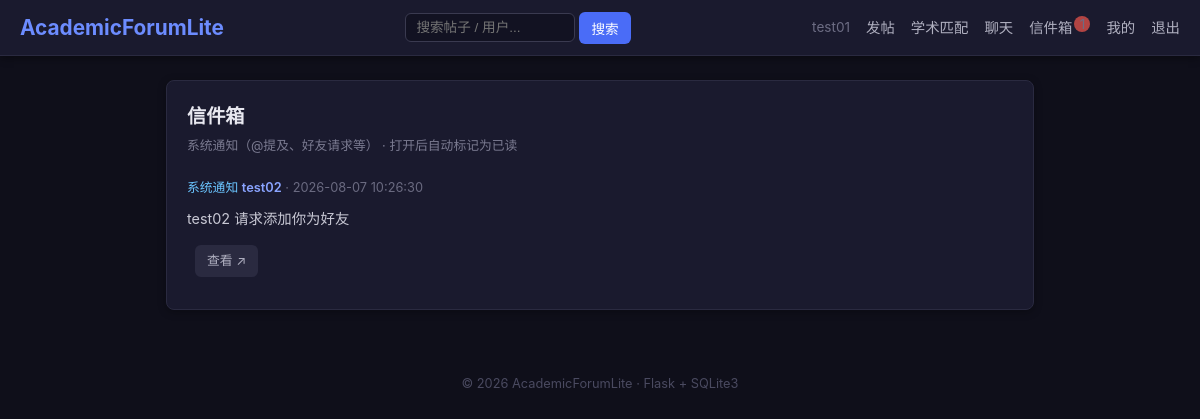
Screenshot of /messages (signed in) with the database file from the repository.
### tables this page shows
CREATE TABLE message (
            id          INTEGER PRIMARY KEY AUTOINCREMENT,
            msg_type    TEXT    NOT NULL DEFAULT 'private',  -- private=私信 / system=系统通知
            sender_id   INTEGER,
            receiver_id INTEGER NOT NULL,
            content     TEXT    NOT NULL,
            link        TEXT    NOT NULL DEFAULT '',
            is_read     INTEGER NOT NULL DEFAULT 0,
            create_time TEXT    NOT NULL,
            FOREIGN KEY (sender_id)   REFERENCES user(id),
            FOREIGN KEY (receiver_id) REFERENCES user(id)
        );

CREATE TABLE user (
            id          INTEGER PRIMARY KEY AUTOINCREMENT,
            username    TEXT    NOT NULL UNIQUE,
            password    TEXT    NOT NULL,
            create_time TEXT    NOT NULL
        , avatar TEXT NOT NULL DEFAULT '', bio TEXT NOT NULL DEFAULT '', learning_interest TEXT NOT NULL DEFAULT '');

### app.py (the view)
@app.route("/messages")
@login_required
def messages():
    db = get_db()
    systems = db.execute("""
        SELECT m.*, su.username AS sender_name
        FROM message m
        LEFT JOIN user su ON m.sender_id = su.id
        WHERE m.receiver_id = ? AND m.msg_type = 'system'
        ORDER BY m.create_time DESC LIMIT 200
    """, (session["user_id"],)).fetchall()
    db.execute(
        "UPDATE message SET is_read = 1 WHERE receiver_id = ? AND msg_type = 'system'",
        (session["user_id"],)
    )
    db.commit()
    return render_template("messages.html", systems=systems)

### app.py (called while the page is built)
def get_db() -> sqlite3.Connection:
    if "db" not in g:
        g.db = sqlite3.connect(DB_PATH)
        g.db.row_factory = sqlite3.Row
        g.db.execute("PRAGMA foreign_keys = ON")  # 开启外键级联
    return g.db

@app.context_processor
def inject_now():
    return {"now": datetime.now}

@app.context_processor
def inject_unread():
    if "user_id" not in session:
        return {"unread_count": 0}
    db = get_db()
    row = db.execute(
        "SELECT COUNT(*) AS c FROM message WHERE receiver_id = ? AND is_read = 0",
        (session["user_id"],)
    ).fetchone()
    return {"unread_count": row["c"] if row else 0}

def login_required(f):
    from functools import wraps
    @wraps(f)
    def decorated_function(*args, **kwargs):
        if "user_id" not in session:
            flash("请先登录", "warning")
            return redirect(url_for("index"))
        return f(*args, **kwargs)
    return decorated_function

### templates/messages.html (shortened to what this page needs)
{% extends "base.html" %}
{% block content %}
    <div class="card">
        <h2 style="margin-bottom:4px;">信件箱</h2>
        <div class="meta">系统通知（@提及、好友请求等） · 打开后自动标记为已读</div>
        {% if systems %}
            {% for m in systems %}
                <div class="msg-item {{ 'unread' if m.is_read == 0 else '' }}">
                    <div class="meta">
                        <span style="color:#6bc5ff;">系统通知</span>
                        {% if m.sender_name %}<a href="{{ url_for('profile', user_id=m.sender_id) }}" class="user-link">{{ m.sender_name }}</a>{% endif %}
                        · {{ m.create_time }}
                    </div>
                    <div class="md-content" style="font-size:.9rem;">{{ m.content | md | safe }}</div>
                    {% if m.link %}
                        <a href="{{ m.link }}" class="btn btn-cancel btn-sm" style="margin-top:6px;">查看 ↗</a>
                    {% endif %}
                </div>
            {% endfor %}
        {% else %}
            <p class="empty" style="padding:24px 0;">
                暂无系统通知（例如：别人在评论中 @ 了你、好友请求等）
            </p>
        {% endif %}
    </div>
{% endblock %}

### templates/base.html (style rules this page uses)
* { margin: 0; padding: 0; box-sizing: border-box; }
body { font-family: -apple-system, BlinkMacSystemFont, "Segoe UI", Roboto, "Helvetica Neue", Arial, sans-serif; background: #0f0f1a; color: #d0d0d8; line-height: 1.6; min-height: 100vh; }
a { color: #6c8cff; text-decoration: none; }
.card { background: #1a1a2e; border-radius: 8px; padding: 20px; margin-bottom: 16px; box-shadow: 0 2px 8px rgba(0,0,0,.3); border: 1px solid #2a2a40; }
.card h2 { margin-bottom: 8px; font-size: 1.2rem; color: #e8e8f0; }
.card .meta { font-size: .8rem; color: #7a7a90; margin-bottom: 10px; }
.btn { display: inline-block; padding: 10px 20px; border: none; border-radius: 6px; font-size: .9rem; cursor: pointer; transition: opacity .2s, background .2s; }
.btn-cancel { background: #2a2a40; color: #b0b0c0; margin-left: 8px; }
.btn-sm { padding: 6px 12px; font-size: .8rem; }
.user-link { color: #8aa4ff; font-weight: 600; }
.msg-item { border-bottom: 1px solid #2a2a40; padding: 12px 0; }
.msg-item:last-child { border-bottom: none; }
.msg-item .meta { font-size: .8rem; color: #6a6a80; margin-bottom: 4px; }
.md-content { line-height: 1.8; font-size: .95rem; color: #c8c8d4; }
.md-content p { margin: .5em 0; }

### rows the page displays
message: sender_name "test02", create_time "2026-08-07 10:26:30", content|md "test02 请求添加你为好友"

### other values shown
{{ session.username }} "test01"
{{ unread_count }} "1"
